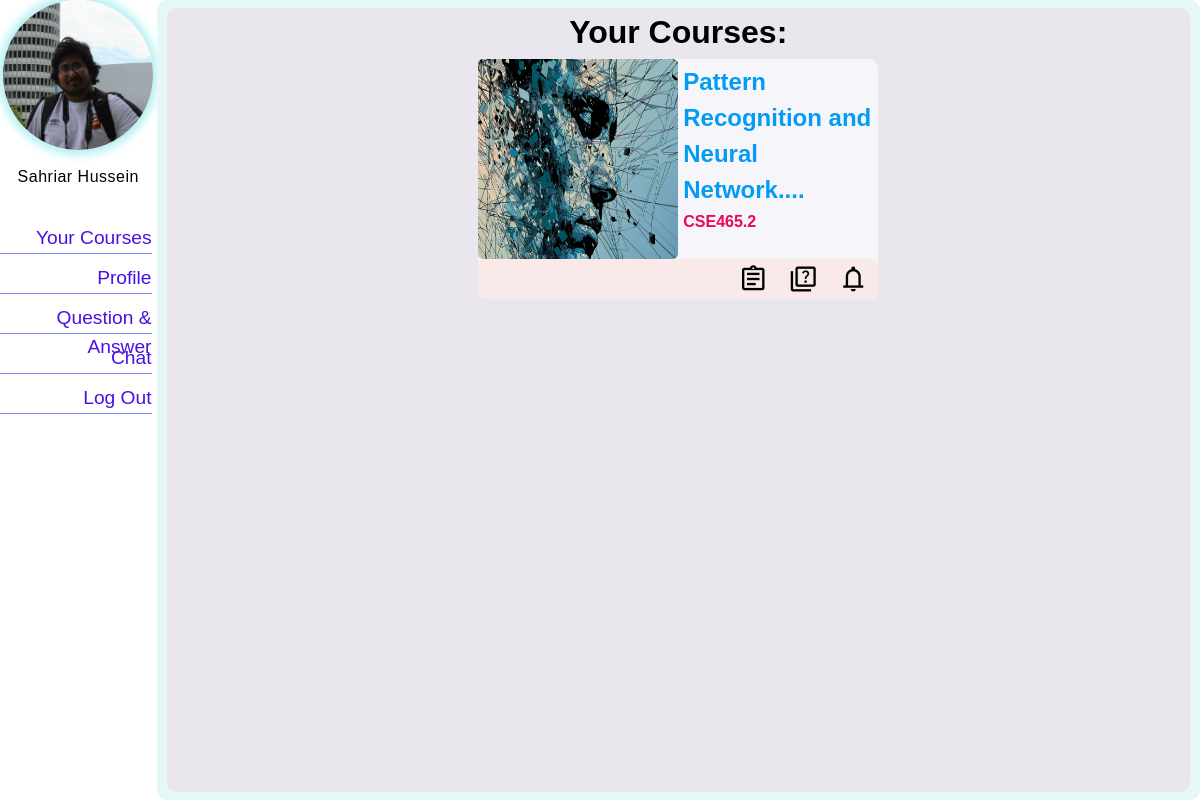
/teacher/19325/ (signed in), run on the app's committed database.
### teacher/models.py (models this page shows, shortened)
class Teacher(models.Model):
  user=models.OneToOneField(User,on_delete=models.CASCADE,related_name='teacher_profile')
  teacher_id=models.IntegerField(
        unique=True,
        validators=[MinValueValidator(10000), MaxValueValidator(99999)],  # Ensure it's a 5-digit number
        blank=True
  )
  fullname = models.CharField(max_length=120, blank=True)
  dob = models.DateField(blank=True,null=True)
  profile_pic = models.ImageField(upload_to='profile_pics/teacher', blank=True)
  profile_type = models.CharField(max_length=20, default="Teacher")

### courses/models.py (models this page shows, shortened)
class Course(models.Model):
  name=models.CharField(max_length=100,blank=False)
  code=models.CharField(max_length=10,blank=False)
  section=models.IntegerField()
  course_pic=models.ImageField(upload_to='course_thumbnail',blank=True)
  class Meta:
    unique_together=('name','code','section')

### teacher/views.py (the view)
# urls.py: path('',views.tchHomePage,name='tchHomePage'),
@login_required
def tchHomePage(request,teacher_id):
  teacher=Teacher.objects.get(user=request.user)
  enrolled_courses=teacher.teacher_enrollments.all()
  course_data=[]
  for enrollment in enrolled_courses:
    course = enrollment.course  # Access the course instance
    course_name = course.name
    course_code = course.code
    course_section = course.section
    course_pic = course.course_pic
    course_id= course.id
    course_data.append({
        'course_name': course_name,
        'course_code': course_code,
        'course_section': course_section,
        'course_pic': course_pic,
        'course_id': course_id,
    })
    print('Teacher Home accessed!')
    print(course_data)
    return render(request,'tchbase.html',context={
    "teacher_id":teacher_id,
    'profile':teacher,
    'course':course_data,
  })

### e_Learning_Application/context_processors.py (called while the page is built)
def profile_context(request):
    context = {
    }
    if request.user.is_authenticated:
        student_profile = getattr(request.user, 'student_profile', None)
        teacher_profile = getattr(request.user, 'teacher_profile', None)
        if student_profile:
            context={
                'profile': student_profile,
                'is_student': True,
                'id': student_profile.student_id,
                'base_template': "stdbase.html"
            }
        elif teacher_profile:
            context={
                'profile': teacher_profile,
                'is_teacher': True,
                'id': teacher_profile.teacher_id,
                'base_template': "tchbase.html"
            }
    return context

### student/templatetags/custom_filters.py (called while the page is built)
@register.filter(name='range_filter')
def range_filter(value):
  return value[:53]+'....'

### templates/tchbase.html (shortened to what this page needs)
{%load static %}
{% load static tailwind_tags %}
{% load custom_filters %}
<!DOCTYPE html>
<html lang="en">
<head>
  <link rel="stylesheet" href="{% static 'css/stdbase.css'%}">
  {% tailwind_css %}
</head>
<body>
  <div class="nav_container">
    <div class="img_container">
      <img src="/media/{{profile.profile_pic}}" alt="User Photo">
    </div>
    <div class="user_info">
    <h3>{{profile.fullname}}</h3>
    </div>
    <div class="nav_actionbar">
       <a class='action_box' href="{% url 'teacher:tchHomePage' teacher_id=id %}">Your Courses</a>
       <a class='action_box' href="{%url 'user_profile:user_profile'%}">Profile</a>
       <a class='action_box' href="{% url 'qna:qna' %}">Question & Answer</a>
       <a class='action_box' href="#">Chat</a>
       <a class='action_box' href="{%url 'user_handle:userLogout'%}">Log Out</a>
    </div>
  </div>
  {%block content%}
  <div class="main_container">
   <div class="course_container">
    <h1>Your Courses:</h1>
    <hr>
    <div class="card_container">
      {% for cd in course%}
      <div class="card">
        <div class="card_child_1">
          <img src="/media/{{cd.course_pic}}" alt="Course Photo">
          <div class="course_info">
            <a href="{%url 'courses:courseContent' pk=cd.course_id %}">{{cd.course_name|range_filter}}</a>
            <h3>{{cd.course_code}}.{{cd.course_section}}</h3>
          </div>
        </div>
        <div class="card_child_2">
          <span class="material-symbols-outlined rd">
            </span>
            <span class="material-symbols-outlined rd ">
              </span>
              <span class="material-symbols-outlined rd">
                </span>
        </div>
      </div>
      {%endfor%}
    </div>
   </div>
  </div>
  {%endblock%}
</body>
</html>

### static/css/stdbase.css (style rules this page uses)
body { display: flex; flex-direction: row; justify-content: flex-start; margin: 0; border-radius: 5px; }
.nav_container { display: flex; flex-direction: column; align-items: center; height: 100vh; width: 15vw; background-color:white; border-radius: 5px; }
.user_info { margin-top: 10px; margin-bottom: 30px; border-radius: 15px; }
.user_info h3 { color: rgb(0, 1, 1); letter-spacing: 0.5px; margin: 0px; text-align: center; }
.img_container { width: 100%; height: 200px; background-color: auto; display: flex; justify-content: center; border-radius: 15px; }
.img_container img { width: 150px; height: 150px; border-radius: 300px; box-shadow: 0 0 10px 5px rgb(179, 239, 241) ; margin-bottom: 5px; }
.nav_actionbar { display: flex; flex-direction: column; justify-content: flex-start; align-items: flex-end; background-color: auto; width: 100%; height: 100vh; background-color: white; border-radius: 10px; }
.nav_actionbar a { height: 30px; background-color: none; text-decoration: none; font-size: larger; font-weight: 500; color: rgb(73, 16, 228); border-bottom: 1px solid rgb(128, 138, 239); margin: 5px; font-family: 'Trebuchet MS', 'Lucida Sans Unicode', 'Lucida Grande', 'Lucida Sans', Arial, sans-serif; }
.action_box { height: 20px; width: 100%; background-color:auto; text-align: end; }
.main_container { width: 100vw; height: 100vh; background-color: rgb(229, 247, 247); border-radius: 10px; display: flex; justify-content: center; align-items: center; }
.course_container { width: 98%; height: 98%; background-color: rgb(234, 230, 238); border-radius: 10px; }
.course_container h1 { text-align: center; font-size: xx-large; font-weight: 800; font-family: 'Trebuchet MS', 'Lucida Sans Unicode', 'Lucida Grande', 'Lucida Sans', Arial, sans-serif; }
.card_container { width: 98%; height: auto; background-color:auto; margin: 2px auto 2px auto; border-radius: 10px; display: flex; flex-direction: row; margin-bottom: 5px; flex-wrap: wrap; justify-content: space-around; }
.card { width: 400px; height: auto; background-color: #f7f7faee; border-radius: 10px; display: flex; flex-direction: column; margin-bottom: 10px; }
.card_child_1 { width: 400px; height: 200px; display: flex; flex-direction: row; border-radius: 5px; }
.card_child_1 img { width: 200px; height: 200px; border-radius: 5px; }
.card_child_1 h2,h3 { font-weight: 800; font-family: 'Trebuchet MS', 'Lucida Sans Unicode', 'Lucida Grande', 'Lucida Sans', Arial, sans-serif; margin-top: 0px; font-size:medium ; }
.card_child_2 { width: 400px; height: 40px; background-color:rgb(250, 233, 233); display: flex; justify-content: flex-end; flex-direction: row; border-radius: 5px; }
.material-symbols-outlined.rd { font-size: 30px; margin: 10px; margin-top: 5px; }
.course_info { display: flex; flex-direction: column; justify-content: flex-start; padding: 5px; width: 260px; }
.course_info h3 { font-weight: 800; font-family: 'Trebuchet MS', 'Lucida Sans Unicode', 'Lucida Grande', 'Lucida Sans', Arial, sans-serif; margin-top: 2px; color: rgb(235, 8, 84); }
.course_info a { text-decoration: none; color: rgb(4, 156, 243); font-weight: 800; font-size: x-large; font-family: 'Trebuchet MS', 'Lucida Sans Unicode', 'Lucida Grande', 'Lucida Sans', Arial, sans-serif; }

### data on the page
Teacher: profile_pic (picture), fullname "Sahriar Hussein"
Course: course_pic (picture), course_name|range_filter "Pattern Recognition and Neural Network....", course_code "CSE465"

### other printed values
{{ cd.course_section }} "2"
